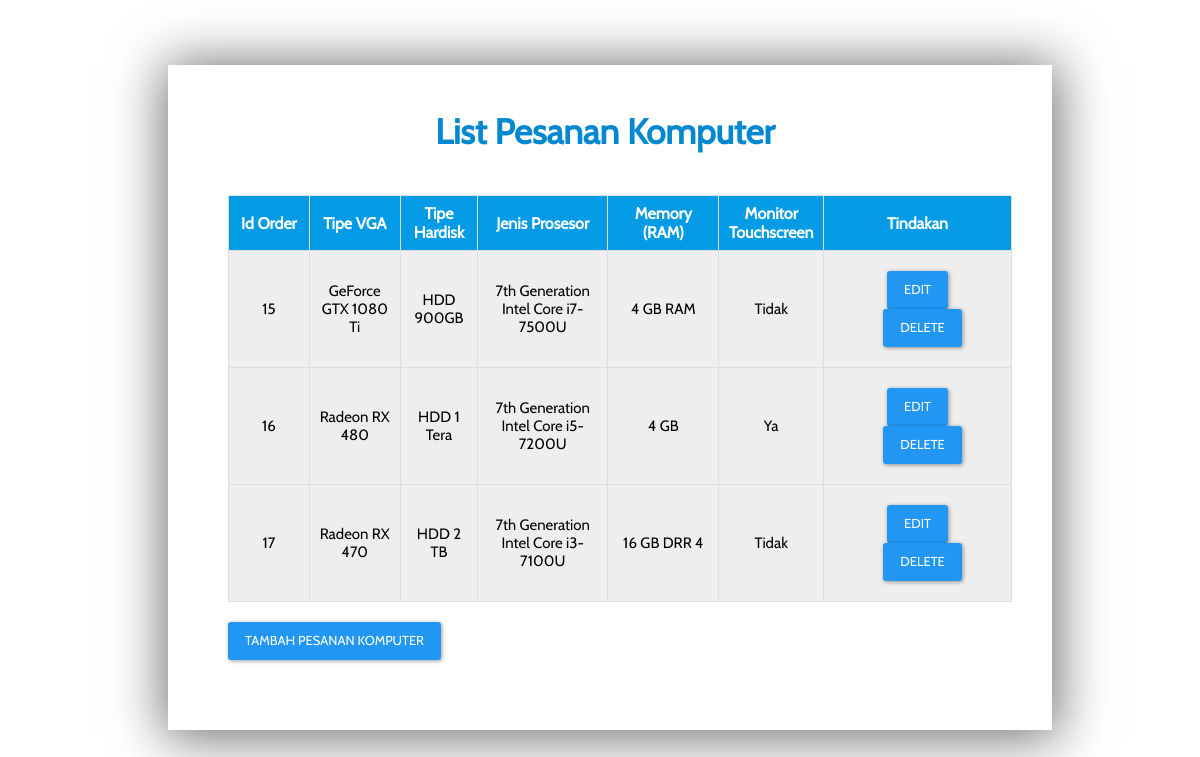
The page / on the database its author committed.
### tables this page shows
CREATE TABLE `list_komputer` (
  `id_order` int(11) NOT NULL,
  `t_vga` varchar(50) NOT NULL,
  `t_hardisk` varchar(50) NOT NULL,
  `t_prosesor` varchar(50) NOT NULL,
  `t_ram` varchar(50) NOT NULL,
  `is_touchscreen` varchar(5) NOT NULL DEFAULT 'Tidak'
);

### index.php (the view, shortened to what this page needs)
<?php
include_once("config.php");
$result = mysqli_query($mysqli, "SELECT * FROM list_komputer");
?>
<!DOCTYPE html>
<html>
<head>
    <link rel="stylesheet" href="stylesheets/style.css">
</head>
<body>
    <br/>
    <div class="back-table">
        <table class="table" border="1">
            <h3 class="titleInner tableTitle">List Pesanan Komputer
            </h3>
            <thead>
                <tr height="50">
                <th width="160" class="thTable">Id Order</th>
                     <th width="160" class="thTable">Tipe VGA</th>
                     <th width="100" class="thTable">Tipe Hardisk</th>
                    <th width="280" class="thTable">Jenis Prosesor</th>
                     <th width="240" class="thTable">Memory (RAM)</th>
                    <th width="100" class="thTable">Monitor Touchscreen</th>
                    <th width="400" class="thTable">Tindakan</th>
                 </tr>
            </thead>
            <br/>
            <tbody id="table-body-build">
            <?php
	while($res = mysqli_fetch_array($result)) {
        echo "<tr>";
        echo "<td>".$res['id_order']."</td>";
		echo "<td>".$res['t_vga']."</td>";
		echo "<td>".$res['t_hardisk']."</td>";
        echo "<td>".$res['t_prosesor']."</td>";
        echo "<td>".$res['t_ram']."</td>";
        echo "<td>".$res['is_touchscreen']."</td>";
        echo "<td  class=\"td-tindakan\" ><a class=\"btn btn-primary\" href=\"update_komputer.php?id_order=$res[id_order]\">Edit</a>
        <a class=\"btn btn-primary btn-delete \" href=\"delete_komputer.php?id_order=$res[id_order]\"
        onClick=\"return confirm('Are you sure you want to delete?')\">Delete</a></td>";
	}
	?>
            </tbody>
        </table>
        <a href="add_komputer.php" class="btn btn-primary btn-tambah-table" /> Tambah Pesanan Komputer </a>
    </div>
    <br/>
    <br/>
    <br/>
</body>
</html>

### stylesheets/style.css (style rules this page uses)
body { padding: 40px; font-size: 15px; }
h2, h3, h1, label, input, .btn, button, table { font-family: 'Cabin', sans-serif !important; }
h1, h3 { text-align: center !important; }
h3.titleInner { font-size: 25px; margin-bottom: 25px; }
.back-table { -webkit-box-shadow: 1px 3px 37px 1px rgba(0, 0, 0, 0.56); -moz-box-shadow: 1px 3px 37px 1px rgba(0, 0, 0, 0.56); box-shadow: 1px 3px 50px 5px rgba(0, 0, 0, 0.56); background-color: white; margin-left: 120px; margin-right: 100px; margin-bottom: 70px; padding-left: 50px; padding-right: 50px; padding-top: 10px; padding-bottom: 70px; }
h3.tableTitle { font-size: 35px; color: #0288D1; }
th { font-size: 16px; }
th.thTable { background-color: #039BE5; }
td { background-color: #EEEEEE; }
table { margin-left: 10px; font-family: arial, sans-serif; border-collapse: collapse; width: 100%; }
td, th { border: 1px solid #dddddd; text-align: left; padding: 8px; }
tr:nth-child(even) { background-color: #dddddd; }
.btn { padding: 15px; background-color: #E0E0E0; font-size: 15px; display: inline-block; margin-bottom: 0; font-weight: normal; text-align: center; border: 1px solid transparent; padding: 6px 16px; font-size: 13px; line-height: 1.846; border-radius: 3px; text-transform: uppercase; -webkit-box-shadow: 1px 1px 4px rgba(0, 0, 0, 0.4); box-shadow: 1px 1px 4px rgba(0, 0, 0, 0.4); }
.btn-primary { color: #ffffff; background-color: #2196f3; border-color: transparent; }
th { color: white; text-align: center; }
td { text-align: center; }
.btn-tambah-table { margin-left: 10px; margin-top: 20px; }
a { text-decoration: none; }
.btn-delete { margin-left: 10px; }
.td-tindakan { padding: 20px; }

### rows shown on the page
list_komputer: id_order "15", t_vga "GeForce GTX 1080 Ti", t_hardisk "HDD 900GB", t_prosesor "7th Generation Intel Core i7-7500U", t_ram "4 GB RAM", is_touchscreen "Tidak"
list_komputer: id_order "16", t_vga "Radeon RX 480", t_hardisk "HDD 1 Tera", t_prosesor "7th Generation Intel Core i5-7200U", t_ram "4 GB", is_touchscreen "Ya"
list_komputer: id_order "17", t_vga "Radeon RX 470", t_hardisk "HDD 2 TB", t_prosesor "7th Generation Intel Core i3-7100U", t_ram "16 GB DRR 4", is_touchscreen "Tidak"
